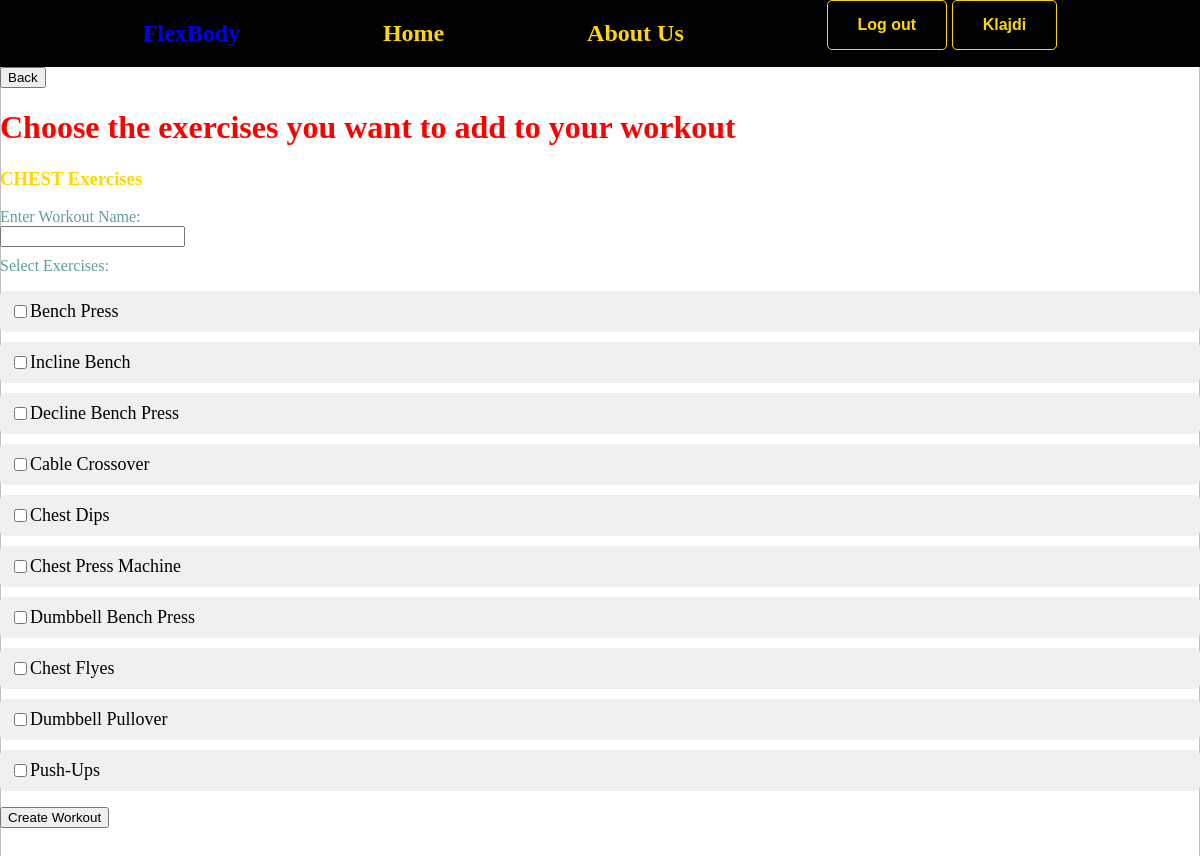
/exercise/0/ (signed in), run on the app's committed database.
### account/models.py (models this page shows)
class User(AbstractBaseUser, PermissionsMixin):
    id = models.AutoField(primary_key=True, auto_created=True, editable=False)
    email = models.EmailField(unique=True)
    name = models.CharField(max_length=255, blank=True, null=True)
    is_active = models.BooleanField(default=True)
    is_superuser = models.BooleanField(default=False)
    is_staff = models.BooleanField(default=False)
    date_joined = models.DateTimeField(auto_now_add=True)
    last_login = models.DateTimeField(blank=True, null=True)
    objects = CustomUserManager()
    USERNAME_FIELD = 'email'
    EMAIL_FIELD = 'email'
    REQUIRED_FIELDS = ['name',]

### workouts/models.py (models this page shows, shortened)
class Category(models.Model):
    name = models.CharField(max_length=100)

class Exercise(models.Model):
    id = models.AutoField(primary_key=True)
    name = models.CharField(max_length=100)
    category = models.ForeignKey(Category, related_name='exercises', on_delete=models.CASCADE)
    description = models.CharField(max_length=255, default='descriptionnn')

### workouts/views.py (the view)
# urls.py: path('exercise/<int:category_id>/', views.exercise, name='exercise'),
@login_required
def exercise(request, category_id):
    selected_category = get_object_or_404(Category, id=category_id)
    exercises = selected_category.exercises.all()
    return render(
        request,
        'workouts/exercise.html',
        {
            'selected_category': selected_category,
            'exercises': exercises
        }
    )

### workouts/templates/workouts/exercise.html (shortened to what this page needs)
{% extends 'core/base.html' %}
{% load static %}
{% block content %}
<a href="{{request.META.HTTP_REFERER|escape}}" class="back"><button>Back</button></a>
<h1 style="color: red;">Choose the exercises you want to add to your workout</h1>
<h3 style="color: gold;">{{ selected_category.name }} Exercises</h3>
<form method="post" action="{% url 'my_workout' %}">
    <div class="select">Enter Workout Name:</div>
    <input type="text" name="workout_name">
    <div class="select">Select Exercises:</div>
    <ul>
      {% for exercise in exercises %}
      <li>
        <input type="checkbox" name="selected_exercise" id="exercise_{{ exercise.id }}" value="{{ exercise.id }}">
        <label style="color: black;" for="exercise_{{ exercise.id }}">{{ exercise.name }}</label>
      </li>
      {% endfor %}
    </ul>
    <button type="submit">Create Workout</button>
  </form>
{% endblock %}

### core/templates/core/base.html (shortened to what this page needs)
{% load static %}
<!DOCTYPE html>
<html lang="en">
<head>
  <link rel="stylesheet" href="{% static 'style.css' %}">
</head>
<body>
  <nav>
    <a href="{% url 'index' %}">
      <h1 class="logo">FlexBody</h1>
    </a>
    <h1>Home</h1>
    <h1>About Us</h1>
    {% if user.is_authenticated %}
    <div class="button-container">
      <a href="{% url 'log-out' %}" class="button signup-button">Log out</a>
      <a href="#" class="button login-button">{{ user.name }}</a>
    </div>
  </nav>
  {% else %}
  <div class="button-container">
    <a href="{% url 'sign-up' %}" class="button signup-button">Sign Up</a>
    <a href="{% url 'log-in' %}" class="button login-button">Login</a>
  </div>
  {% endif %}
  {% block content %}
  {% endblock content %}
</body>
</html>

### static/style.css (style rules this page uses)
html, body { padding: 0 0; margin: 0 0; }
.button-container { font-family: Arial, sans-serif; text-align: center; }
.button { display: inline-block; padding: 15px 30px; font-size: 16px; font-weight: bold; text-align: center; text-decoration: none; cursor: pointer; border-radius: 5px; border: 1px solid gold; background-color: black; color: gold; transition: background-color 0.3s ease; }
nav { width: 100%; display: flex; justify-content: space-evenly; background-color: black; color: gold; }
label { color: gold; font-size: large; }
ul { list-style-type: none; padding: 0; }
li { margin-bottom: 10px; padding: 10px; background-color: #f0f0f0; border-radius: 5px; transition: background-color 0.3s ease; display: flex; align-items: center; }
a { text-decoration: none; }
.select { color: cadetblue; margin-top: 10px; }
h3 { color: white; }

### data on the page
User: name "Klajdi"
Category: name "CHEST"
Exercise: name "Bench Press"
Exercise: name "Incline Bench"
Exercise: name "Decline Bench Press"
Exercise: name "Cable Crossover"
Exercise: name "Chest Dips"
Exercise: name "Chest Press Machine"
Exercise: name "Dumbbell Bench Press"
Exercise: name "Chest Flyes"
Exercise: name "Dumbbell Pullover"
Exercise: name "Push-Ups"
